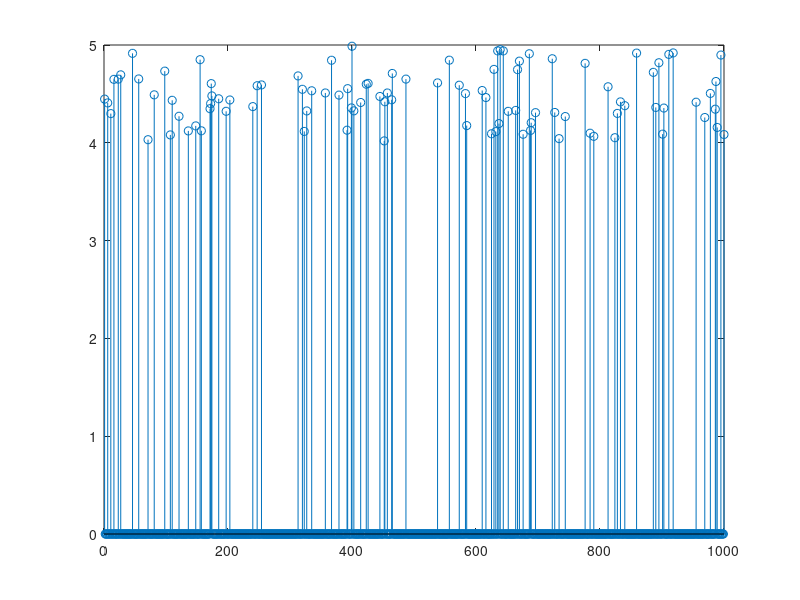

The MATLAB script that drew this image:
% 1 : Crear los vectores
v1 = [1,2,3];
v2 = [3,2,1];
v3 = [5,7,-1];

% 2 : Asignar valores a M1,2 y3
M1 = size(v1);
M2 = size(v2);
M3 = size(v3);

% 3 : Mostrar los valores
disp(M1)
disp(M2)
disp(M3)

% 4 : Definir matriz A y B
A = [1,2,3;4,5,6;7,8,9];
B = [9,8,7;6,5,4;3,2,1];
disp(A)
disp(B)

% 5 : Multiplicar A y B componente a componente
C = A .* B;
disp("A x B :");
disp(C)

% 6 : Crear las submatrices A2 y B2
A2 = A(1:2,1:2)
B2 = B(2:3,2:3)

% 7 : Crear un cell array de tamaño 2x2 que contenga los vectores v1 y v2 en la primera fila y
% las matrices A y B en la segunda fila.
CA = {v1 v2;A B}
%luego acceder con CA{2,2} por ejemplo

% 8 :  Crear una matriz D de tamaño 10 x 15 formada toda ella por doses.
% Creamos una matriz lleno de unos y multiplicamos cada uno de los
% elementos por 2
D = ones(10,15) * 2

% 9: Sustituir la columna central de la matriz D por el mayor valor de A.
% La siguiente linea devuelve un vector con el mayor elemento de cada columna
vector_mayor_elemento_A = max(A)
% Ahora del vector anterior, obtenemos el mayor valor
mayor_elemento_A = max(vector_mayor_elemento_A)
D(:,8) = mayor_elemento_A

%10: Dada la matriz E
E = [3 2 1 5 6; 2 3 4 2 3;7 8 9 10 11;3 2 2 1 2;2 0 2 2 2]
% Encontrar la posición del elemento menor.
vector_menor_elemento_E = min(E)
menor_elemento_E = min(vector_menor_elemento_E)
% posicion = ? con find
% he conseguido coger el menor elemento pero no su posición

% 11 : A partir de la matriz E, crear una máscara binaria con el valor ‘1’ en la posición de los
% doses y de los treses y con el valor ‘0’ en el resto de posiciones utilizando para ello
% operadores relacionales. MB = Mascara Binaria
MB = (E == 2 | E == 3)

% 12 : A partir de la máscara anterior, obtener otra matriz F donde sólo aparezcan los ‘2’ y ‘3’
% de la matriz E y cero (‘0’) en el resto de posiciones.

% Solucion facil : Como la mascara binaria ya tiene 1's en las posiciones
% donde la matriz E original tenia 2's y 3's, podemos obtener la matriz F
% simplemente 
F = MB .* E

% 13 : Generar una matriz G de tamaño 1000×1000 con números aleatorios comprendidos entre
% 0 y 10.
G = rand(1000,1000) .* 10 + 1

% 14 : Obtener una matriz H con los valores de G comprendidos entre 4 y 5 y cero en el resto.
% Representar gráficamente la fila 500 utilizando la función stem. Medir el tiempo de
% ejecución en milisegundos (ms). 

% Primero creamos una mascara binaria
MB = (G >= 4 & G <= 5)
% Ahora obtenemos H
H = MB .* G
% Ahora representamos la fila 500
figure, stem(H(500,:))
